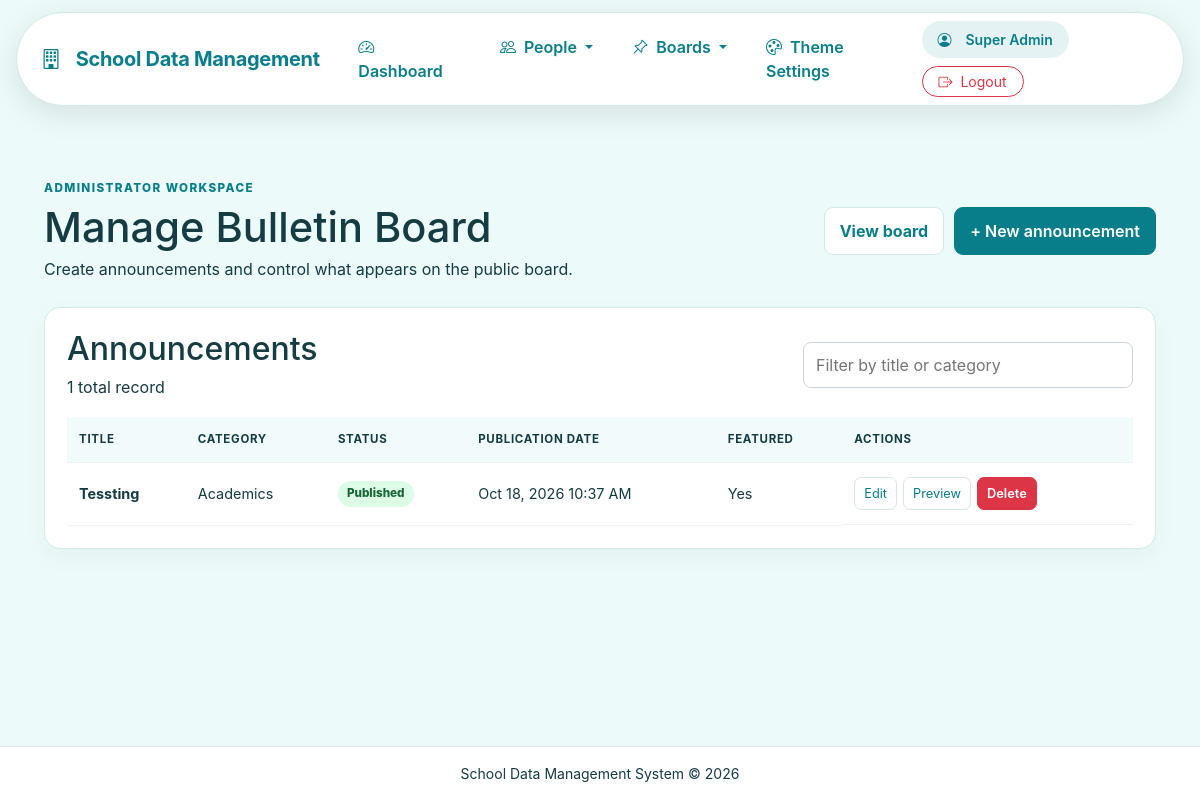
The app's page /bulletin_manage.php (signed in) with its own data.
### tables this page shows
CREATE TABLE `bulletin_announcements` (
  `id` int(10) UNSIGNED NOT NULL,
  `title` varchar(200) NOT NULL,
  `description` text NOT NULL,
  `image_path` varchar(255) NOT NULL,
  `image_alt` varchar(255) DEFAULT NULL,
  `category` varchar(50) DEFAULT 'General',
  `status` enum('Draft','Published') NOT NULL DEFAULT 'Draft',
  `is_featured` tinyint(1) NOT NULL DEFAULT 0,
  `publish_date` datetime DEFAULT NULL,
  `created_by` int(10) UNSIGNED NOT NULL,
  `created_at` timestamp NOT NULL DEFAULT current_timestamp(),
  `updated_at` timestamp NOT NULL DEFAULT current_timestamp() ON UPDATE current_timestamp()
);

### config.php (called while the page is built, shortened)
<?php
function e($value)
{
    return htmlspecialchars(
        (string) $value,
        ENT_QUOTES,
        'UTF-8'
    );
}
?>

### bulletin_manage.php (the view, shortened to what this page needs)
<?php
require_once __DIR__ . '/bulletin_helpers.php';
$stmt = $pdo->query("SELECT id, title, category, status, is_featured, publish_date, created_at
                     FROM bulletin_announcements
                     ORDER BY created_at DESC, id DESC");
$items = $stmt->fetchAll();
require_once __DIR__ . '/header.php';
?>
<section class="admin-shell">
    <header class="admin-header">
        <div>
            <p class="eyebrow">Administrator workspace</p>
            <h1>Manage Bulletin Board</h1>
            <p class="muted">Create announcements and control what appears on the public board.</p>
        </div>
        <div class="header-actions">
            <a class="button button-outline" href="bulletin_board.php">View board</a>
            <a class="button button-primary" href="bulletin_form.php">+ New announcement</a>
        </div>
    </header>
    <section class="table-panel">
        <div class="panel-heading">
            <div><h2>Announcements</h2><p class="muted"><?= count($items) ?> total record<?= count($items) === 1 ? '' : 's' ?></p></div>
            <input id="tableSearch" type="search" placeholder="Filter by title or category" aria-label="Filter announcements">
        </div>
        <div class="table-wrap">
        <table id="announcementTable">
            <thead><tr><th>Title</th><th>Category</th><th>Status</th><th>Publication date</th><th>Featured</th><th>Actions</th></tr></thead>
            <tbody>
            <?php foreach ($items as $item): ?>
                <tr>
                    <td data-label="Title"><strong><?= e($item['title']) ?></strong></td>
                    <td data-label="Category"><?= e($item['category']) ?></td>
                    <td data-label="Status"><span class="status status-<?= strtolower(e($item['status'])) ?>"><?= e($item['status']) ?></span></td>
                    <td data-label="Publication date"><?= $item['publish_date'] ? e(date('M d, Y g:i A', strtotime($item['publish_date']))) : '—' ?></td>
                    <td data-label="Featured"><?= (int)$item['is_featured'] === 1 ? 'Yes' : 'No' ?></td>
                    <td data-label="Actions" class="actions">
                        <a class="small-button" href="bulletin_form.php?id=<?= (int)$item['id'] ?>">Edit</a>
                        <?php if ($item['status'] === 'Published'): ?><a class="small-button" href="bulletin_view.php?id=<?= (int)$item['id'] ?>">Preview</a><?php endif; ?>
                        <form method="post" action="bulletin_delete.php" onsubmit="return confirm('Delete this announcement permanently? This also removes its uploaded image.');">
                            <button class="small-button danger" type="submit">Delete</button>
                        </form>
                    </td>
                </tr>
            <?php endforeach; ?>
            </tbody>
        </table>
        </div>
    </section>
</section>
<?php require_once __DIR__ . '/footer.php'; ?>

### assets/style.css (style rules this page uses)
body { font-family: Inter, system-ui, -apple-system, "Segoe UI", sans-serif; }

### assets/navigation.css (style rules this page uses)
html, body { min-height: 100%; }
body { display: flex; flex-direction: column; min-height: 100vh; }

### assets/css/theme.css (style rules this page uses)
:root { --theme-primary: #0d6efd; --theme-button: #0d6efd; --theme-header: #ffffff; --theme-card: #ffffff; --theme-background: #f5f8fc; --theme-text: #172b4d; --theme-font: #172b4d; --theme-icon: #0d6efd; --theme-border: #e5eaf0; }
html, body, body.bg-light, main, main.container, main.container-fluid, .content-wrapper, .page-wrapper { background-color: var(--theme-background) !important; color: var(--theme-font) !important; }
body p, body label, body li, body td, body th, body small, body .text-muted, body .form-text, body .text-secondary { color: var(--theme-font) !important; }
h1, h2, h3, h4, h5, h6, .stat-number, .records-title, .record-name, .page-title, .card-title { color: var(--theme-text) !important; }
a:not(.btn):not(.button):not(.small-button), .text-primary, .nav-link.active, .pagination .active > .page-link, .eyebrow-text, .sub-title, [class*="sub-header"], [class*="eyebrow"], .information-board-eyebrow, .transparency-board-eyebrow, .information-title-small, .transparency-title-small { color: var(--theme-primary) !important; }
html body .btn-danger, html body .small-button.danger, html body button.danger { background-color: #dc3545 !important; border-color: #dc3545 !important; color: #ffffff !important; font-weight: 600 !important; }
.card, .dashboard-stat-card, .dashboard-record-card, .modal-content, .dropdown-menu, .list-group-item, .info-card, .transparency-card, .sdms-theme-panel, .table-panel { background-color: var(--theme-card) !important; color: var(--theme-font) !important; border-color: var(--theme-border) !important; }
.form-control, .form-select, input[type="search"] { background-color: var(--theme-card) !important; color: var(--theme-font) !important; }
.dashboard-table thead th, .table thead th, #announcementTable thead th { background-color: color-mix(in srgb, var(--theme-background) 72%, var(--theme-card)) !important; color: var(--theme-font) !important; }
.admin-shell .button-primary, .admin-shell .button.button-primary, a.button.button-primary { background-color: var(--theme-button) !important; border-color: var(--theme-button) !important; color: #ffffff !important; font-weight: 600 !important; text-decoration: none !important; }
.admin-shell .button-outline, .admin-shell .small-button:not(.danger) { background-color: var(--theme-card) !important; border: 1px solid var(--theme-border) !important; color: var(--theme-primary) !important; text-decoration: none !important; }

### records on screen
bulletin_announcements: title "Tessting", category "Academics", status "Published", publish_date "Oct 18, 2026 10:37 AM", is_featured "Yes"

### other values on screen
$item['label'] "Dashboard"
$item['label'] "People"
$item['label'] "Boards"
$item['label'] "Theme Settings"
$_SESSION['full_name'] "Super Admin"
count($items) "1"
